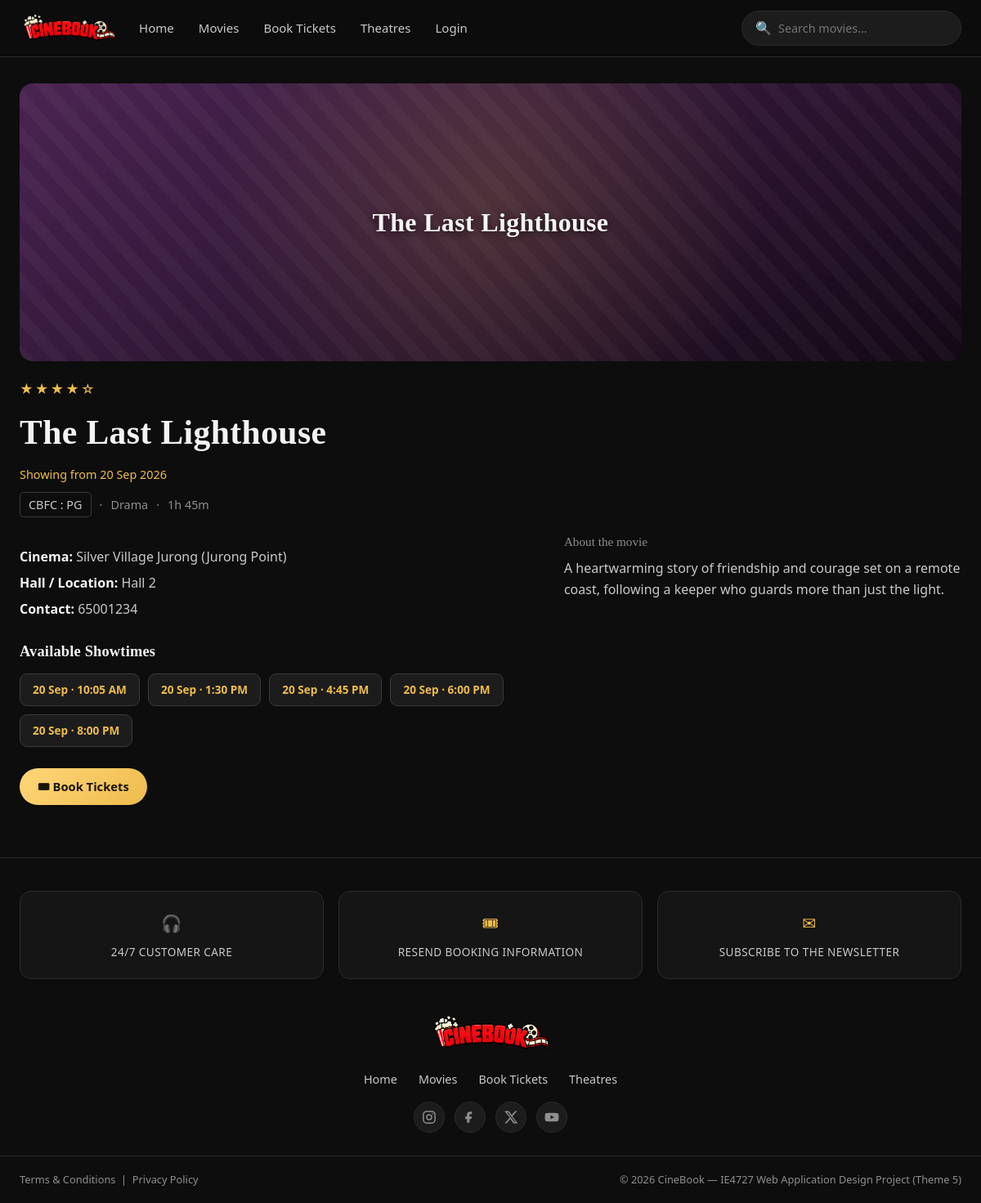
The app's page /movie_details.php?id=2 with its own data.
### tables this page shows
CREATE TABLE movie (
    Movie_ID INT AUTO_INCREMENT PRIMARY KEY,
    Location VARCHAR(150),
    Date DATE,
    Showtime TIME,
    Description TEXT,
    Title VARCHAR(150) NOT NULL,
    Poster VARCHAR(255) NOT NULL DEFAULT '',
    Backdrop VARCHAR(255) NOT NULL DEFAULT '',
    Genre VARCHAR(80),
    Duration_Min INT,
    Certificate VARCHAR(10) DEFAULT 'PG',
    Stars TINYINT DEFAULT 4,
    Status VARCHAR(20) DEFAULT 'showing',
    Cinema_ID INT,
    FOREIGN KEY (Cinema_ID) REFERENCES cinema(Cinema_ID)
);

CREATE TABLE cinema (
    Cinema_ID INT AUTO_INCREMENT PRIMARY KEY,
    Cinema_Name VARCHAR(100) NOT NULL,
    Cinema_Cont VARCHAR(20),
    Bran_ID INT,
    FOREIGN KEY (Bran_ID) REFERENCES branch(Bran_ID)
);

CREATE TABLE branch (
    Bran_ID INT AUTO_INCREMENT PRIMARY KEY,
    Bran_Location VARCHAR(150) NOT NULL,
    Manager_ID INT,
    FOREIGN KEY (Manager_ID) REFERENCES manager(Manager_ID)
);

### includes/functions.php (called while the page is built, shortened)
<?php
function poster_file($poster) {
    $poster = trim((string) $poster);
    return '';
}
function poster_has_img($poster) {
    return poster_file($poster) !== '' ? ' has-img' : '';
}
function poster_style($poster) {
    $f = poster_file($poster);
    if ($f === '') return '';
    return ' style="background-image:url(\'images/posters/' . htmlspecialchars(rawurlencode($f)) . '\')"';
}

### movie_details.php (the view, shortened to what this page needs)
<?php
require_once 'includes/db_connect.php';
$movieId = isset($_GET['id']) ? intval($_GET['id']) : 0;
$stmt = $conn->prepare("SELECT m.*, c.Cinema_Name, c.Cinema_Cont, b.Bran_Location
                         FROM movie m
                         LEFT JOIN cinema c ON m.Cinema_ID = c.Cinema_ID
                         LEFT JOIN branch b ON c.Bran_ID = b.Bran_ID
                         WHERE m.Movie_ID = ?");
$stmt->bind_param("i", $movieId);
$stmt->execute();
$movie = $stmt->get_result()->fetch_assoc();
include 'includes/header.php';
$stmt2 = $conn->prepare("SELECT Movie_ID, Date, Showtime FROM movie WHERE Title = ? ORDER BY Date, Showtime");
$stmt2->bind_param("s", $movie['Title']);
$stmt2->execute();
$showtimes = $stmt2->get_result();
?>
<div class="detail-banner<?php echo poster_has_img($movie['Poster']); ?>" data-genre="<?php echo htmlspecialchars($movie['Genre']); ?>"<?php echo poster_style($movie['Poster']); ?>>
    <?php if (poster_file($movie['Poster']) === ''): ?>
        <span class="poster-title serif" style="font-size:2em;position:relative;z-index:2;">
            <?php echo htmlspecialchars($movie['Title']); ?>
        </span>
    <?php endif; ?>
</div>
<div class="stars-inline"><?php echo starRating($movie['Stars']); ?></div>
<h1 class="detail-title"><?php echo htmlspecialchars($movie['Title']); ?></h1>
<p style="color:var(--gold);font-size:0.9em;">
    <?php echo $movie['Status'] === 'coming' ? 'Opens on ' : 'Showing from '; ?><?php echo date("d M Y", strtotime($movie['Date'])); ?>
</p>
<div class="detail-meta">
    <span class="pill">CBFC : <?php echo htmlspecialchars($movie['Certificate']); ?></span>
    <span>&middot;</span>
    <span><?php echo htmlspecialchars($movie['Genre']); ?></span>
    <span>&middot;</span>
    <span><?php echo formatDuration($movie['Duration_Min']); ?></span>
</div>
<div class="detail-grid">
    <div>
        <p class="detail-facts">
            <strong>Cinema:</strong> <?php echo htmlspecialchars($movie['Cinema_Name']); ?>
            (<?php echo htmlspecialchars($movie['Bran_Location']); ?>)<br>
            <strong>Hall / Location:</strong> <?php echo htmlspecialchars($movie['Location']); ?><br>
            <strong>Contact:</strong> <?php echo htmlspecialchars($movie['Cinema_Cont']); ?>
        </p>
<?php if ($movie['Status'] === 'coming'): ?>
        <h3 style="margin-top:22px;font-size:1.15em;">Coming Soon</h3>
        <p class="detail-facts">This film opens on <strong><?php echo date("d M Y", strtotime($movie['Date'])); ?></strong>. Showtimes aren't open for booking yet — check back closer to the release date.</p>
        <p style="margin-top:22px;">
            <a href="movies.php" class="btn btn-ghost">Browse Now Showing</a>
        </p>
<?php else: ?>
        <h3 style="margin-top:22px;font-size:1.15em;">Available Showtimes</h3>
        <div class="showtime-list">
            <?php while ($s = $showtimes->fetch_assoc()): ?>
                <a class="showtime-chip" href="booking.php?movie_id=<?php echo $s['Movie_ID']; ?>">
                    <?php echo date("d M", strtotime($s['Date'])); ?> &middot; <?php echo date("g:i A", strtotime($s['Showtime'])); ?>
                </a>
            <?php endwhile; ?>
        </div>
        <p style="margin-top:26px;">
            <a href="booking.php?movie_id=<?php echo $movie['Movie_ID']; ?>" class="btn">&#127903; Book Tickets</a>
        </p>
<?php endif; ?>
    </div>
    <div>
        <p class="about-title">About the movie</p>
        <p style="color:var(--text-mid);"><?php echo nl2br(htmlspecialchars($movie['Description'])); ?></p>
    </div>
</div>
<?php include 'includes/footer.php'; $conn->close(); ?>

### css/style.css (style rules this page uses)
:root { --bg: #0d0d0d; --bg-2: #151515; --bg-3: #1c1c1c; --bg-4: #242424; --gold: #eebc4d; --gold-2: #ffd678; --gold-dim: rgba(238,188,77,0.14); --text: #f3f3f3; --text-mid: #c9c9c9; --muted: #8f8f8f; --border: #2b2b2b; --border-2: #3a3a3a; --green: #4bd08b; --danger: #ff6b6b; --serif: Georgia, 'Times New Roman', Cambria, serif; --sans: 'Segoe UI', system-ui, -apple-system, 'Helvetica Neue', Arial, sans-serif; --radius: 14px; --radius-sm: 9px; --maxw: 1200px; --transition: 0.22s ease; --shadow: 0 12px 34px rgba(0,0,0,0.5); }
* { box-sizing: border-box; margin: 0; padding: 0; }
html { scroll-behavior: smooth; }
body { font-family: var(--sans); background: var(--bg); color: var(--text); line-height: 1.6; -webkit-font-smoothing: antialiased; min-height: 100vh; display: flex; flex-direction: column; }
a { color: inherit; text-decoration: none; }
h1, h2, h3, .serif { font-family: var(--serif); letter-spacing: 0.01em; }
.btn { display: inline-flex; align-items: center; justify-content: center; gap: 8px; background: linear-gradient(135deg, var(--gold-2), var(--gold)); color: #1a1400; padding: 11px 22px; border-radius: 999px; font-weight: 700; font-size: 0.92em; border: none; cursor: pointer; transition: transform var(--transition), box-shadow var(--transition), filter var(--transition); }
.poster-title { position: relative; z-index: 2; font-family: var(--serif); font-weight: 700; font-size: 1.1em; text-shadow: 0 2px 10px rgba(0,0,0,0.7); line-height: 1.2; }
.detail-banner { position: relative; border-radius: 16px; overflow: hidden; min-height: 340px; display: flex; align-items: center; justify-content: center; margin-bottom: 22px; background: linear-gradient(150deg, #333, #0d0d0d); }
.detail-banner[data-genre="Drama"] { background: linear-gradient(150deg, #4a2452, #140816); }
.detail-banner::before { content: ""; position: absolute; inset: 0; background: radial-gradient(circle at 50% 40%, rgba(238,188,77,0.16), transparent 55%), repeating-linear-gradient(48deg, rgba(255,255,255,0.03) 0 14px, transparent 14px 30px); }
.detail-title { font-size: clamp(1.8em, 4vw, 2.6em); font-weight: 700; margin: 6px 0; }
.stars-inline { color: var(--gold); letter-spacing: 2px; }
.detail-meta { display: flex; flex-wrap: wrap; gap: 10px; align-items: center; color: var(--muted); font-size: 0.9em; margin: 10px 0 18px; }
.detail-meta .pill { border: 1px solid var(--border-2); padding: 3px 10px; border-radius: 5px; color: var(--text-mid); }
.detail-grid { display: grid; grid-template-columns: 1.3fr 1fr; gap: 34px; }
.detail-facts { line-height: 2; color: var(--text-mid); margin-top: 14px; }
.detail-facts strong { color: var(--text); }
.about-title { font-family: var(--serif); color: var(--muted); font-size: 0.95em; margin-bottom: 8px; }
.showtime-list { display: flex; gap: 10px; flex-wrap: wrap; margin-top: 12px; }
.showtime-chip { background: var(--bg-3); border: 1px solid var(--border-2); color: var(--gold); padding: 8px 15px; border-radius: var(--radius-sm); font-weight: 600; font-size: 0.85em; transition: background var(--transition), color var(--transition); }

### records on screen
movie: Title "The Last Lighthouse", Stars "★★★★☆", Date "20 Sep 2026", Certificate "PG", Genre "Drama", Duration_Min "1h 45m", Cinema_ID.Cinema_Name "Silver Village Jurong", branch.Bran_Location "Jurong Point", Location "Hall 2", Cinema_ID.Cinema_Cont "65001234", Date "20 Sep", Showtime "6:00 PM", Description "A heartwarming story of friendship and courage set on a remote coast, following a keeper who guards more than just the light."
movie: Date "20 Sep", Showtime "10:05 AM"
movie: Date "20 Sep", Showtime "1:30 PM"
movie: Date "20 Sep", Showtime "4:45 PM"
movie: Date "20 Sep", Showtime "8:00 PM"
